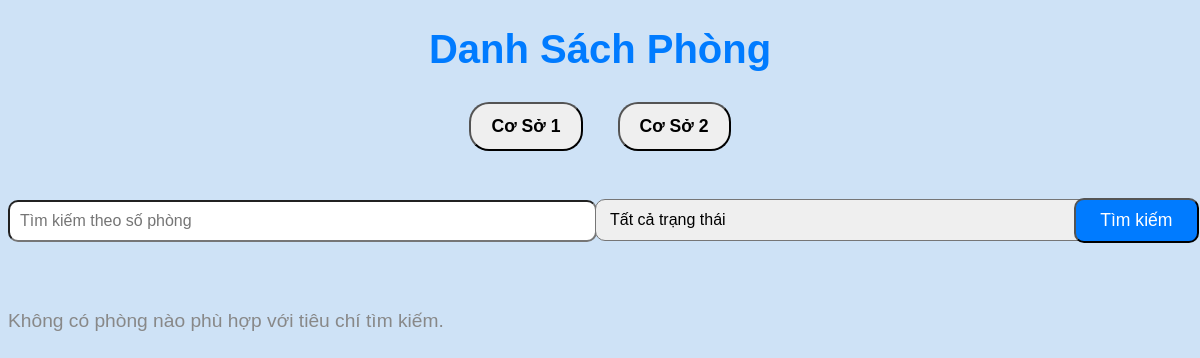
The page /quanlyhoadon/danhsachphong.php?facility_id=1 on the database as committed earlier.
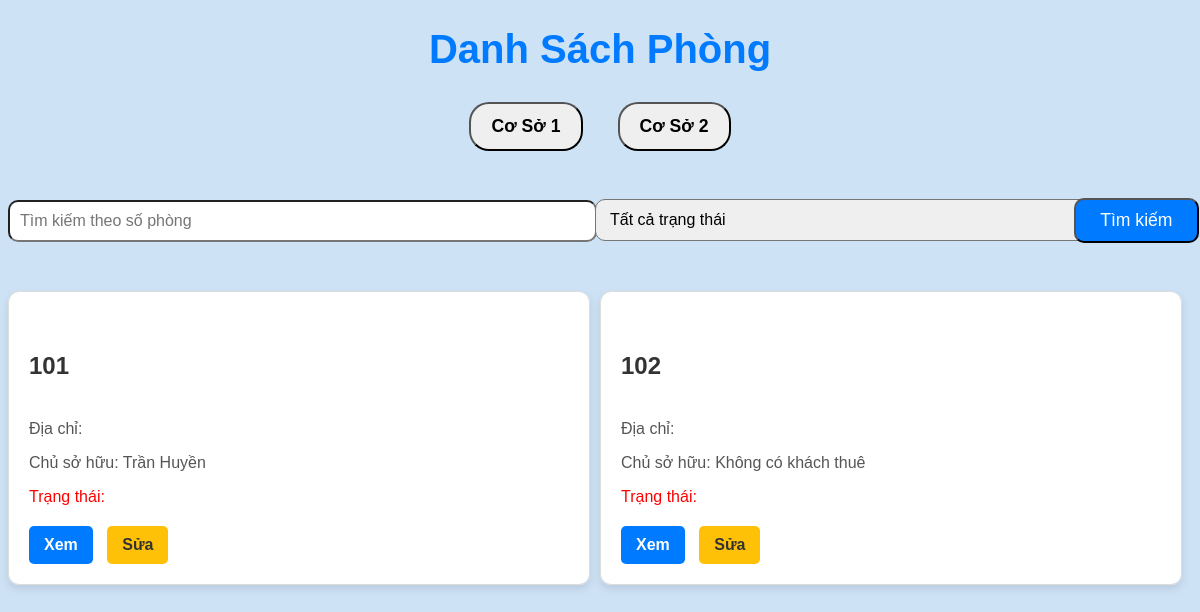
The same page on the database as committed later.
### tables this page shows
CREATE TABLE `rooms` (
  `id` int(11) NOT NULL,
  `room_name` varchar(255) NOT NULL,
  `so_nguoi_o` int(11) NOT NULL,
  `price` decimal(10,2) NOT NULL,
  `status` enum('vacant','occupied') NOT NULL DEFAULT 'vacant',
  `address_room` varchar(255) NOT NULL,
  `facility_id` int(11) NOT NULL
);

### quanlyhoadon/danhsachphong.php (the view, shortened to what this page needs)
<?php
$servername = "localhost";
$username = "root";
$password = "";
$dbname = "baiTapLon";
$conn = new mysqli($servername, $username, $password, $dbname);
$facility_id = isset($_GET['facility_id']) ? (int)$_GET['facility_id'] : null;
$sql = "SELECT r.id AS phong_id,
               r.room_name,
               r.address_room,
               r.price,
               COALESCE(t.tenant_name, 'Không có khách thuê') AS tenant_name
        FROM rooms AS r
        LEFT JOIN tenants AS t ON r.id = t.room_id
        WHERE r.facility_id = $facility_id";
$result = $conn->query($sql);
?>
<!DOCTYPE html>
<html lang="vi">
<head>
    <link href="danhsachphong.css" rel="stylesheet">
</head>
<body style="background-color: #cee2f6;">
    <div class="container mt-4">
        <h1 class="text-center text-primary">Danh Sách Phòng</h1>
        <div class="d-flex justify-content-center my-3">
            <form method="POST" action="" class="facility-form">
                <button type="submit" name="facility_id" value="1" class="btn btn-info facility-button <?php echo $ma_co_so == 1 ? 'active' : ''; ?>"><i class="fa-solid fa-location-dot"></i> Cơ Sở 1</button>
                <button type="submit" name="facility_id" value="2" class="btn btn-info facility-button <?php echo $ma_co_so == 2 ? 'active' : ''; ?>"><i class="fa-solid fa-location-dot"></i> Cơ Sở 2</button>
            </form>
        </div>
        <form method="POST" action="" class="search-form">
            <div class="row g-3">
                <div class="col-md-6">
                    <input type="text" name="search" class="form-control" placeholder="Tìm kiếm theo số phòng" value="<?php echo htmlspecialchars($tu_khoa); ?>">
                </div>
                <div class="col-md-4">
                    <select name="status" class="form-select">
                        <option value="">Tất cả trạng thái</option>
                    </select>
                </div>
                <div class="col-md-2">
                    <button type="submit" class="btn btn-success w-100"><i class="fa-solid fa-magnifying-glass"></i> Tìm kiếm</button>
                </div>
            </div>
        </form>
        <div class="row">
            <?php if ($result->num_rows > 0): ?>
                <?php while ($row = $result->fetch_assoc()): ?>
                    <div class="col-md-4 mb-4">
                        <div class="card room-card">
                            <div class="card-body">
                                <h5 class="card-title room-number"><i class="fa-solid fa-house"></i> <?php echo htmlspecialchars($row['room_name']); ?></h5>
                                <p class="card-text room-address"><i class="fa-solid fa-location-dot"></i> Địa chỉ: <?php echo htmlspecialchars($row['address']); ?></p>
                                <p class="card-text room-owner"><i class="fa-solid fa-user"></i> Chủ sở hữu: <?php echo htmlspecialchars($row['tenant_name']); ?></p>
                                <p class="card-text room-status <?php echo $row['tinh_trang'] == 'Đã thanh toán' ? 'status-paid' : 'status-unpaid'; ?>">
                                    <i class="fa-solid fa-money-check-dollar"></i> Trạng thái:
                                    <?php echo htmlspecialchars($row['status']); ?></p>
                                <div class="card-actions">
                                    <a href="xemhoadon.php?id=<?php echo $row['id']; ?>" class="btn btn-primary"><i class="fa-solid fa-eye"></i> Xem</a>
                                    <a href="suahoadon.php?id=<?php echo $row['id']; ?>" class="btn btn-warning"><i class="fa-solid fa-pen"></i> Sửa</a>
                                </div>
                            </div>
                        </div>
                    </div>
                <?php endwhile; ?>
            <?php else: ?>
                <p class="no-results">
                    Không có phòng nào phù hợp với tiêu chí tìm kiếm.
                </p>
            <?php endif; ?>
        </div>
    </div>
</body>
</html>

Rows that differ between the two databases and show on the page:
added rooms: room_name "101", tenant_name "Trần Huyền"
added rooms: room_name "102", tenant_name "Không có khách thuê"
Other text that changed with them:
text no longer shown: "Không có phòng nào phù hợp với tiêu chí tìm kiếm."
